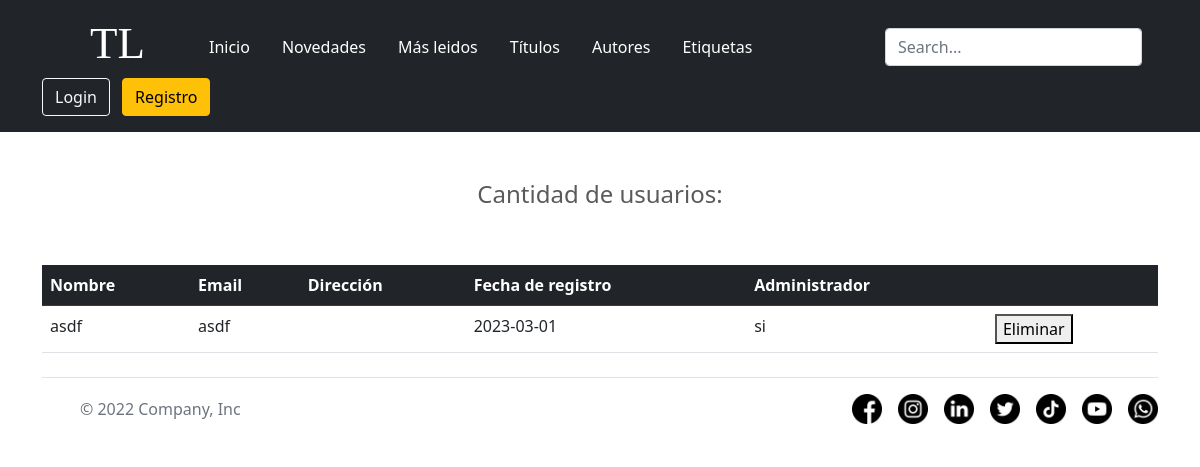
Before: /user.php with the older database file.
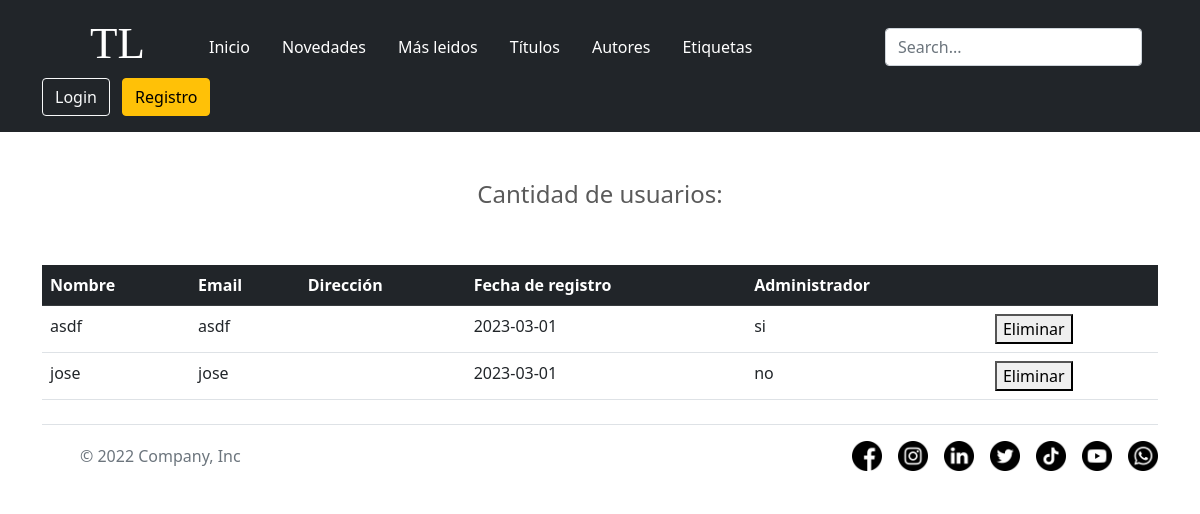
After: the same page with the newer database file.
### tables this page shows
CREATE TABLE `user` (
  `id` int(11) NOT NULL,
  `nombre` varchar(100) NOT NULL,
  `correo` varchar(255) NOT NULL,
  `contrasenia` varchar(50) NOT NULL,
  `fechaReg` date NOT NULL,
  `direccion` varchar(255) NOT NULL,
  `administrador` varchar(2) NOT NULL
);

### user.php (the view, shortened to what this page needs)
<?php
require('includes/templates/header.php');
require('includes/conexion.php');
$sqlTotal = "SELECT * FROM user";
$resTotal = $conect->query($sqlTotal);
?>
<h4 class="text-center p-5">Cantidad de usuarios: <?php mysqli_num_rows($resTotal) ?></h4>
<div class="container">
    <table class="table table-hover">
        <tr class="table-dark">
            <th>Nombre</th>
            <th>Email</th>
            <th>Dirección</th>
            <th>Fecha de registro</th>
            <th>Administrador</th>
            <th></th>
        </tr>
        <?php
        while ($arrayCunsulta = mysqli_fetch_array($resTotal)) {
        ?>
            <tr>
                <td><?php echo $arrayCunsulta['nombre'] ?></td>
                <td><?php echo $arrayCunsulta['correo'] ?></td>
                <td><?php echo $arrayCunsulta['direccion'] ?></td>
                <td><?php echo $arrayCunsulta['fechaReg'] ?></td>
                <td><?php echo $arrayCunsulta['administrador'] ?></td>
                <td>
                    <form method="REQUEST" action="borrarUser.php">
                        <button type="submit">Eliminar</button>
                    </form>
                </td>
            </tr>
        <?php
        }
        ?>
    </table>
</div>
<?php require('includes/templates/footer.php') ?>

### includes/templates/header.php (shortened to what this page needs)
<?php
require('includes/login-registro.php');
if (isset($_SESSION['autenticado'])) {
  $autenticado = $_SESSION['autenticado'];
}
?>
<!DOCTYPE html>
<html lang="es">
  <link rel="stylesheet" href="css/bootstrap.min.css">
  <link rel="stylesheet" href="css/basic.css">
  <link rel="stylesheet" href="css/carousel.css">
  <link rel="stylesheet" href="css/perfil.css">
<body>
  <header class="p-3 bg-dark">
    <div class="container">
      <div class="d-flex flex-wrap align-items-center justify-content-center justify-content-lg-start">
        <a href="/" class="d-flex align-items-center px-5 mb-lg-0 text-white text-decoration-none">
          <h1 id="logo">TL</h1>
        </a>
        <ul class="nav col-12 col-lg-auto me-lg-auto mb-2 justify-content-center mb-md-0">
          <li><a href="index.php" class="nav-link px-3 text-white">Inicio</a></li>
          <li><a href="<?php echo file_exists('novedades.php') ? 'novedades.php' : '../novedades.php'; ?>" class="nav-link px-3 text-white">Novedades</a></li>
          <li><a href="<?php echo file_exists('populares.php') ? 'populares.php' : '../populares.php'; ?>" class="nav-link px-3 text-white">Más leidos</a></li>
          <li><a href="<?php echo file_exists('titulos.php') ? 'titulos.php' : '../titulos.php'; ?>" class="nav-link px-3 text-white">Títulos</a></li>
          <li><a href="<?php echo file_exists('autores.php') ? 'autores.php' : '../autores.php'; ?>" class="nav-link px-3 text-white">Autores</a></li>
          <li><a href="<?php echo file_exists('etiquetas.php') ? 'etiquetas.php' : '../etiquetas.php'; ?>" class="nav-link px-3 text-white">Etiquetas</a></li>
        </ul>
        <form class="col-12 col-lg-auto mb-3 mb-lg-0 me-lg-3" role="search" action="<?php echo file_exists('busqueda.php') ? 'busqueda.php' : '../busqueda.php'; ?>" method="REQUEST">
          <input type="search" class="form-control form-control-dark text-bg-dark" placeholder="Search..." aria-label="Search" name="buscar">
        </form>
        <?php
        if (isset($autenticado) && $autenticado == "si") {
          $sql = "SELECT * FROM carrito WHERE user_correo = ?";
          $stmt = $conect->prepare($sql);
          $stmt->bind_param("s", $_SESSION['user']);
          $stmt->execute();
          $carrito = $stmt->fetch();
        ?>
          <div class="dropdown text-end">
            <a href="#" class="d-flex align-items-center text-white text-decoration-none dropdown-toggle" data-bs-toggle="dropdown" aria-expanded="false">
              <p class="m-0"><?php echo $_SESSION['nombre'] ?></p>
              <img src="https://github.com/mdo.png" alt="mdo" width="32" height="32" class="rounded-circle ms-2">
            </a>
            <ul class="dropdown-menu text-small">
              <?php if ($_SESSION['administrador'] == "si") {
                echo "<li><a class='dropdown-item' href='user.php'>Getión usuarios</a></li>";
              } ?>
              <li><a class="dropdown-item" href="#">Settings</a></li>
              <li><a class="dropdown-item" href="perfil.php?user=$user">Profile</a></li>
              <li>
                <hr class="dropdown-divider">
              </li>
              <li><a class="dropdown-item" href="index.php" onclick="<?php session_destroy() ?>">Cerrar sesión</a></li>
            </ul>
          </div>
        <?php } else { ?>
          <div class="text-end">
            <button type="button" class="btn btn-outline-light me-2" data-bs-toggle="modal" data-bs-target="#exampleModal" data-bs-whatever="@mdo">Login</button>
            <a href="registro.php"><button type="button" class="btn btn-warning">Registro</button></a>
          </div>
        <?php }
        ?>
      </div>
    </div>
  </header>

### includes/templates/footer.php (shortened to what this page needs)
    <div class="container">
      <footer class="d-flex flex-wrap justify-content-between align-items-center py-3 my-4 border-top">
        <div class="col-md-4 d-flex align-items-center">
          <a href="/" class="mb-3 me-2 mb-md-0 text-muted text-decoration-none lh-1">
            <svg class="bi" width="30" height="24">
              <use xlink:href="#bootstrap"></use>
            </svg>
          </a>
          <span class="mb-3 mb-md-0 text-muted">© 2022 Company, Inc</span>
        </div>
        <ul class="nav col-md-4 justify-content-end list-unstyled d-flex">
          <li class="ms-3"><a class="text-muted" href="https://es-es.facebook.com/" target="_blank"><img id="rrss" src="images/rrss/facebook.png" alt="facebook"></a></li>
          <li class="ms-3"><a class="text-muted" href="https://www.instagram.com/" target="_blank"><img id="rrss" src="images/rrss/instagram.png" alt="instagram"></a></li>
          <li class="ms-3"><a class="text-muted" href="https://es.linkedin.com/" target="_blank"><img id="rrss" src="images/rrss/linkedin.png" alt="linkedin"></a></li>
          <li class="ms-3"><a class="text-muted" href="https://twitter.com/?lang=es" target="_blank"><img id="rrss" src="images/rrss/gorjeo.png" alt="twitter"></a></li>
          <li class="ms-3"><a class="text-muted" href="https://es.linkedin.com/" target="_blank"><img id="rrss" src="images/rrss/tik-tok.png" alt="tik-tok"></a></li>
          <li class="ms-3"><a class="text-muted" href="https://www.youtube.com/" target="_blank"><img id="rrss" src="images/rrss/youtube.png" alt="youtube"></a></li>
          <li class="ms-3"><a class="text-muted" href="https://www.whatsapp.com/?lang=es" target="_blank"><img id="rrss" src="images/rrss/whatsapp.png" alt="whatsapp"></a></li>
        </ul>
      </footer>
    </div>
</body>
</html>

### css/basic.css (style rules this page uses)
#logo { font-family: 'callista'; font-size: 45px; }
li a img { height: 30px; width: 30px; }
.table { border-radius: 10px !important; }

### css/carousel.css (style rules this page uses)
body { padding-bottom: 3rem; color: #5a5a5a; }

Changed rows visible on the page:
added user: nombre "jose", correo "jose", fechaReg "2023-03-01", administrador "no"
